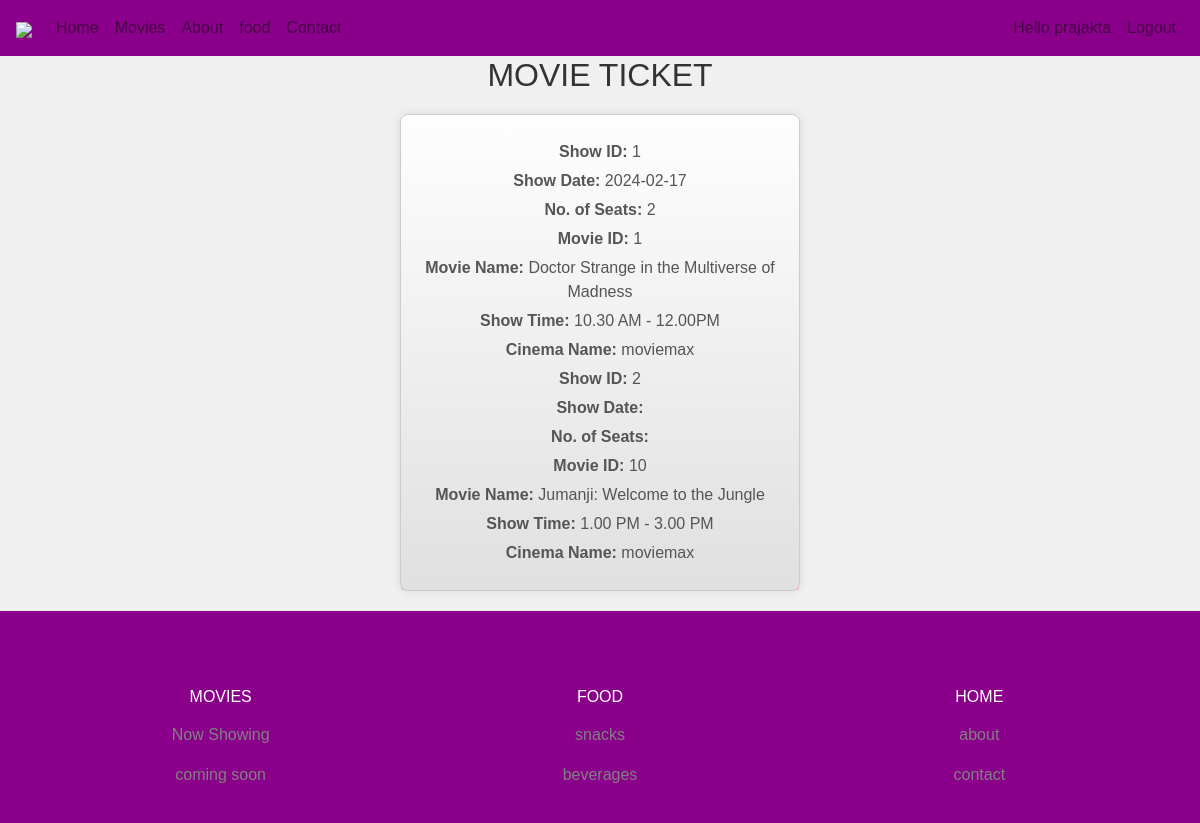
Screenshot of /success.php (signed in) with the database file from the repository.
### tables this page shows
CREATE TABLE `shows` (
  `id` int(11) NOT NULL,
  `movie_id` int(11) NOT NULL,
  `show_date` date DEFAULT NULL,
  `ticket_price` float NOT NULL,
  `show_time_id` int(11) NOT NULL,
  `no_seat` int(11) DEFAULT NULL,
  `cinema_id` int(11) NOT NULL
);

CREATE TABLE `movies` (
  `movie_id` int(30) NOT NULL,
  `movie_title` varchar(255) NOT NULL,
  `durations` varchar(30) DEFAULT NULL,
  `movie_image` varchar(255) DEFAULT NULL,
  `category_id` int(11) DEFAULT NULL,
  `rating` decimal(3,1) DEFAULT NULL,
  `description` text DEFAULT NULL,
  `movie_status` varchar(20) DEFAULT NULL,
  `release_date` date DEFAULT NULL,
  `url_trailer` varchar(255) DEFAULT NULL,
  `url_poster` varchar(255) DEFAULT NULL
);

CREATE TABLE `show_time` (
  `id` int(11) NOT NULL,
  `time` varchar(50) NOT NULL
);

CREATE TABLE `cinema` (
  `id` int(11) NOT NULL,
  `name` varchar(50) NOT NULL,
  `location` varchar(50) NOT NULL,
  `city` varchar(50) NOT NULL
);

### success.php (the view, shortened to what this page needs)
<?php
include('header.php');
$payment_method = isset($_POST['payment_method']) ? $_POST['payment_method'] : '';
$card_number = isset($_POST['card_number']) ? $_POST['card_number'] : '';
$expiry_date = isset($_POST['expiry_date']) ? $_POST['expiry_date'] : '';
$cvv = isset($_POST['cvv']) ? $_POST['cvv'] : '';
$upi_id = isset($_POST['upi_id']) ? $_POST['upi_id'] : '';
$total_amount = isset($_GET['total_amount']) ? $_GET['total_amount'] : '';
$connection = mysqli_connect("localhost", "root", "", "movie_ticket_booking");
$sql = "INSERT INTO payment_details (payment_method, card_number, expiry_date, cvv, upi_id, total_amount)
        VALUES ('$payment_method', '$card_number', '$expiry_date', '$cvv', '$upi_id', '$total_amount')";
$result = mysqli_query($connection, $sql);
if ($result) {
    $booking_query = "SELECT shows.id, shows.show_date, shows.no_seat, shows.movie_id, movies.movie_title AS 'movie_name', show_time.time, cinema.name
    FROM shows, movies, show_time, cinema
    WHERE shows.movie_id = movies.movie_id
    AND shows.show_time_id = show_time.id
    AND shows.cinema_id = cinema.id";
    $booking_result = mysqli_query($connection, $booking_query);
    if ($booking_result) {
        echo '<!DOCTYPE html>
              <html lang="en">
              <head>
                  <meta charset="UTF-8">
                  <meta name="viewport" content="width=device-width, initial-scale=1.0">
                  <title>Booking Information</title>
                  <style>
                      body {
                          font-family: Arial, sans-serif;
                          background-color: #f0f0f0;
                          text-align: center;
                      }
                      .ticket {
                          background-color: #fff;
                          max-width: 400px;
                          margin: 20px auto;
                          padding: 20px;
                          border: 1px solid #ccc;
                          border-radius: 8px;
                          box-shadow: 0 0 10px rgba(0, 0, 0, 0.1);
                          position: relative;
                          background: linear-gradient(to bottom, #fefefe, #e0e0e0);
                      }
                      .ticket:before,
                      .ticket:after {
                          content: "";
                          position: absolute;
                          height: 100%;
                          width: 100%;
                          background: repeating-linear-gradient(45deg, #f00, #f00 10px, #fff 10px, #fff 20px);
                          opacity: 0.1;
                      }
                      .ticket:before {
                          top: 0;
                          left: 0;
                          z-index: -1;
                      }
                      .ticket:after {
                          bottom: 0;
                          right: 0;
                          z-index: -1;
                      }
                      h2 {
                          color: #333;
                      }
                      p {
                          margin: 5px 0;
                          color: #555;
                      }
                      strong {
                          font-weight: bold;
                      }
                  </style>
              </head>
              <body>';
        echo '<h2>MOVIE TICKET</h2>';
        echo '<div class="ticket">';
        while ($row = mysqli_fetch_assoc($booking_result)) {
            echo '<p><strong>Show ID:</strong> ' . $row['id'] . '</p>';
            echo '<p><strong>Show Date:</strong> ' . $row['show_date'] . '</p>';
            echo '<p><strong>No. of Seats:</strong> ' . $row['no_seat'] . '</p>';
            echo '<p><strong>Movie ID:</strong> ' . $row['movie_id'] . '</p>';
            echo '<p><strong>Movie Name:</strong> ' . $row['movie_name'] . '</p>';
            echo '<p><strong>Show Time:</strong> ' . $row['time'] . '</p>';
            echo '<p><strong>Cinema Name:</strong> ' . $row['name'] . '</p>';
        }
        echo '</div>';
        echo '</body></html>';
    } else {
        echo 'Error retrieving booking information: ' . mysqli_error($connection);
    }
} else {
    echo '<script>
            alert("Payment failed. Please try again.");
            window.location.href = "payment.php"; // Redirect to your payment page
          </script>';
}
include("footer.php");
?>

### header.php (style rules this page uses)
* { box-sizing: border-box }
a { color: dodgerblue; }

### success.php (style rules this page uses)
body { font-family: Arial, sans-serif; background-color: #f0f0f0; text-align: center; }
.ticket { background-color: #fff; max-width: 400px; margin: 20px auto; padding: 20px; border: 1px solid #ccc; border-radius: 8px; box-shadow: 0 0 10px rgba(0, 0, 0, 0.1); position: relative; background: linear-gradient(to bottom, #fefefe, #e0e0e0); }
.ticket:before, .ticket:after { content: ""; position: absolute; height: 100%; width: 100%; background: repeating-linear-gradient(45deg, #f00, #f00 10px, #fff 10px, #fff 20px); opacity: 0.1; }
.ticket:before { top: 0; left: 0; z-index: -1; }
.ticket:after { bottom: 0; right: 0; z-index: -1; }
h2 { color: #333; }
p { margin: 5px 0; color: #555; }
strong { font-weight: bold; }

### rows the page displays
shows: id "1", show_date "2024-02-17", no_seat "2", movie "1", movie.movie_title "Doctor Strange in the Multiverse of Madness", show_time.time "10.30 AM - 12.00PM", cinema.name "moviemax"
shows: id "2", movie "10", movie.movie_title "Jumanji: Welcome to the Jungle", show_time.time "1.00 PM - 3.00 PM", cinema.name "moviemax"

### other values shown
$_SESSION["ul"] "Hello prajakta Logout"
